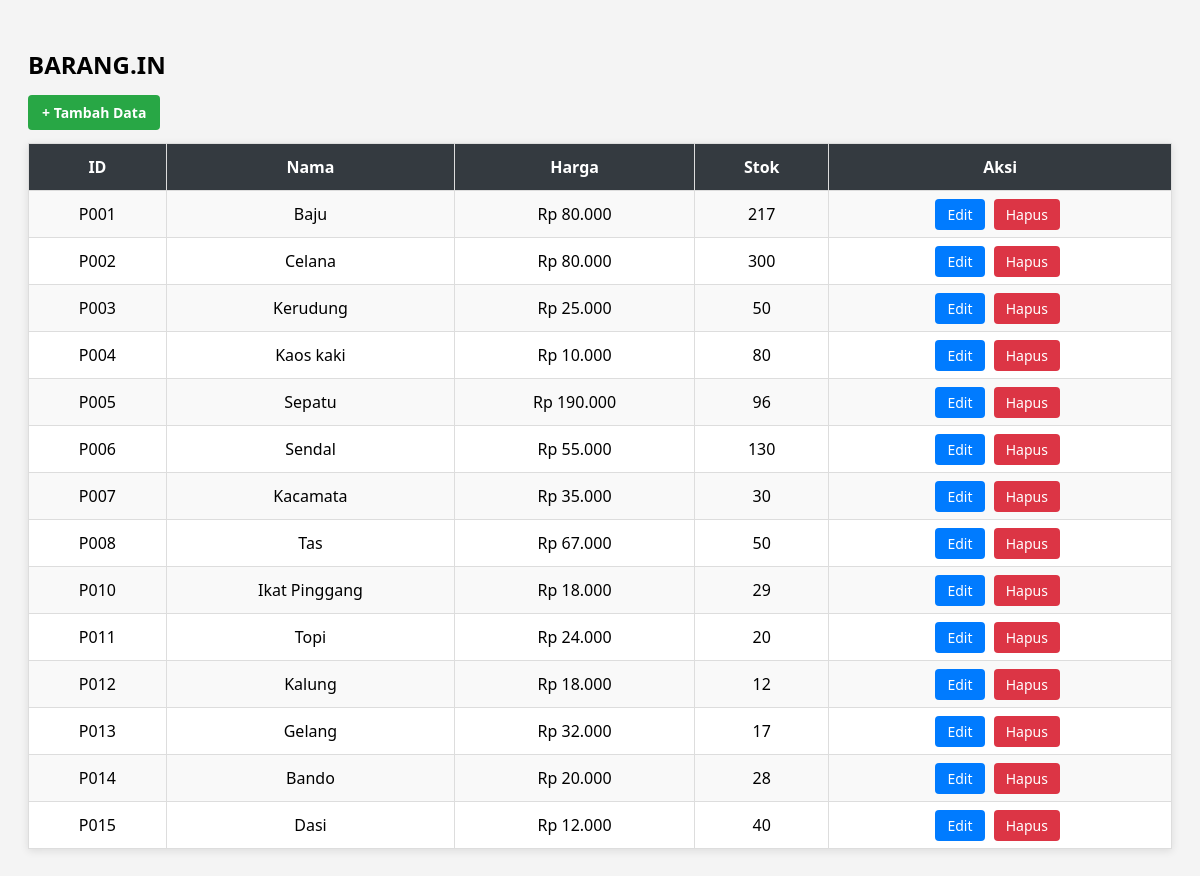
Screenshot of /tampilan.php with the database file from the repository.
### tables this page shows
CREATE TABLE `tb_barang` (
  `id` varchar(10) NOT NULL,
  `nama` varchar(30) NOT NULL,
  `harga` decimal(10,0) NOT NULL,
  `stok` int(11) NOT NULL
);

### tampilan.php (the view, shortened to what this page needs)
<?php
  include 'koneksi.php';
  $query = "SELECT * FROM tb_barang";
  $hasil = mysqli_query($koneksi, $query);
?>
<!DOCTYPE html>
<html lang="en">
<head>
</head>
<body>
  <h2> BARANG.IN</h2>
</body>
</html>
<p><a href="form_tambah.php" class="btn btn-add">+ Tambah Data</a></p>
<table>
  <tr>
    <th>ID</th>
    <th>Nama</th>
    <th>Harga</th>
    <th>Stok</th>
    <th>Aksi</th>
  </tr>
  <?php
  while ($row = mysqli_fetch_assoc($hasil)) {
      echo "<tr>";
      echo "<td>" . $row['id'] . "</td>";
      echo "<td>" . $row['nama'] . "</td>";
      echo "<td> Rp " .number_format ( $row['harga'], 0, ',', '.'). "</td>";
      echo "<td>" . $row['stok'] . "</td>";
      echo '<td>
              <a href="form_edit.php?id=' . $row['id'] . '" class="btn btn-edit">Edit</a>
              <a href="proses_hapus.php?id=' . $row['id'] . '" class="btn btn-delete">Hapus</a>
            </td>';
      echo "</tr>";
  }
  ?>
</table>

### tampilan.php (style rules this page uses)
body { font-family: 'Segoe UI', sans-serif; padding: 20px; background-color: #f4f4f4; }
a { text-decoration: none; }
.btn { padding: 6px 12px; border-radius: 4px; font-size: 14px; color: white; transition: 0.3s; margin-right: 5px; }
.btn-add { background-color: #28a745; }
.btn-edit { background-color: #007bff; }
.btn-delete { background-color: #dc3545; }
table { width: 100%; border-collapse: collapse; margin-top: 20px; background-color: white; box-shadow: 0 2px 8px rgba(0,0,0,0.1); }
th, td { border: 1px solid #ddd; padding: 12px; text-align: center; }
th { background-color: #343a40; color: white; }
tr:nth-child(even) { background-color: #f9f9f9; }
p a.btn-add { padding: 8px 14px; font-weight: bold; }

### rows the page displays
tb_barang: id "P001", nama "Baju", harga "80.000", stok "217"
tb_barang: id "P002", nama "Celana", harga "80.000", stok "300"
tb_barang: id "P003", nama "Kerudung", harga "25.000", stok "50"
tb_barang: id "P004", nama "Kaos kaki", harga "10.000", stok "80"
tb_barang: id "P005", nama "Sepatu", harga "190.000", stok "96"
tb_barang: id "P006", nama "Sendal", harga "55.000", stok "130"
tb_barang: id "P007", nama "Kacamata", harga "35.000", stok "30"
tb_barang: id "P008", nama "Tas", harga "67.000", stok "50"
tb_barang: id "P010", nama "Ikat Pinggang", harga "18.000", stok "29"
tb_barang: id "P011", nama "Topi", harga "24.000", stok "20"
tb_barang: id "P012", nama "Kalung", harga "18.000", stok "12"
tb_barang: id "P013", nama "Gelang", harga "32.000", stok "17"
tb_barang: id "P014", nama "Bando", harga "20.000", stok "28"
tb_barang: id "P015", nama "Dasi", harga "12.000", stok "40"
